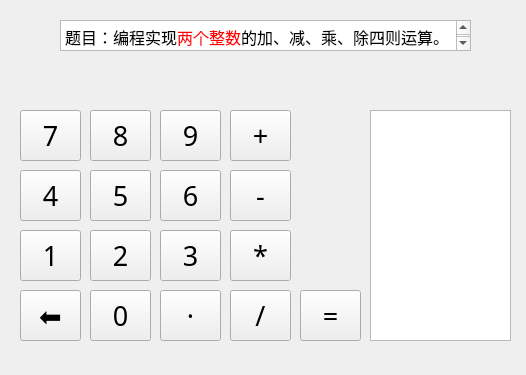
<?xml version="1.0" encoding="UTF-8"?>
<ui version="4.0">
 <class>G2_72</class>
 <widget class="QWidget" name="G2_72">
  <property name="geometry">
   <rect>
    <x>0</x>
    <y>0</y>
    <width>526</width>
    <height>375</height>
   </rect>
  </property>
  <property name="windowTitle">
   <string>G2_72</string>
  </property>
  <widget class="QPushButton" name="j7">
   <property name="geometry">
    <rect>
     <x>20</x>
     <y>110</y>
     <width>61</width>
     <height>51</height>
    </rect>
   </property>
   <property name="font">
    <font>
     <family>幼圆</family>
     <pointsize>20</pointsize>
    </font>
   </property>
   <property name="text">
    <string>7</string>
   </property>
  </widget>
  <widget class="QPushButton" name="j8">
   <property name="geometry">
    <rect>
     <x>90</x>
     <y>110</y>
     <width>61</width>
     <height>51</height>
    </rect>
   </property>
   <property name="font">
    <font>
     <family>幼圆</family>
     <pointsize>20</pointsize>
    </font>
   </property>
   <property name="text">
    <string>8</string>
   </property>
  </widget>
  <widget class="QPushButton" name="j9">
   <property name="geometry">
    <rect>
     <x>160</x>
     <y>110</y>
     <width>61</width>
     <height>51</height>
    </rect>
   </property>
   <property name="font">
    <font>
     <family>幼圆</family>
     <pointsize>20</pointsize>
    </font>
   </property>
   <property name="text">
    <string>9</string>
   </property>
  </widget>
  <widget class="QPushButton" name="j6">
   <property name="geometry">
    <rect>
     <x>160</x>
     <y>170</y>
     <width>61</width>
     <height>51</height>
    </rect>
   </property>
   <property name="font">
    <font>
     <family>幼圆</family>
     <pointsize>20</pointsize>
    </font>
   </property>
   <property name="text">
    <string>6</string>
   </property>
  </widget>
  <widget class="QPushButton" name="j4">
   <property name="geometry">
    <rect>
     <x>20</x>
     <y>170</y>
     <width>61</width>
     <height>51</height>
    </rect>
   </property>
   <property name="font">
    <font>
     <family>幼圆</family>
     <pointsize>20</pointsize>
    </font>
   </property>
   <property name="text">
    <string>4</string>
   </property>
  </widget>
  <widget class="QPushButton" name="j5">
   <property name="geometry">
    <rect>
     <x>90</x>
     <y>170</y>
     <width>61</width>
     <height>51</height>
    </rect>
   </property>
   <property name="font">
    <font>
     <family>幼圆</family>
     <pointsize>20</pointsize>
    </font>
   </property>
   <property name="text">
    <string>5</string>
   </property>
  </widget>
  <widget class="QPushButton" name="j3">
   <property name="geometry">
    <rect>
     <x>160</x>
     <y>230</y>
     <width>61</width>
     <height>51</height>
    </rect>
   </property>
   <property name="font">
    <font>
     <family>幼圆</family>
     <pointsize>20</pointsize>
    </font>
   </property>
   <property name="text">
    <string>3</string>
   </property>
  </widget>
  <widget class="QPushButton" name="j2">
   <property name="geometry">
    <rect>
     <x>90</x>
     <y>230</y>
     <width>61</width>
     <height>51</height>
    </rect>
   </property>
   <property name="font">
    <font>
     <family>幼圆</family>
     <pointsize>20</pointsize>
    </font>
   </property>
   <property name="text">
    <string>2</string>
   </property>
  </widget>
  <widget class="QPushButton" name="j1">
   <property name="geometry">
    <rect>
     <x>20</x>
     <y>230</y>
     <width>61</width>
     <height>51</height>
    </rect>
   </property>
   <property name="font">
    <font>
     <family>幼圆</family>
     <pointsize>20</pointsize>
    </font>
   </property>
   <property name="text">
    <string>1</string>
   </property>
  </widget>
  <widget class="QPushButton" name="cheng">
   <property name="geometry">
    <rect>
     <x>230</x>
     <y>230</y>
     <width>61</width>
     <height>51</height>
    </rect>
   </property>
   <property name="font">
    <font>
     <family>幼圆</family>
     <pointsize>20</pointsize>
    </font>
   </property>
   <property name="text">
    <string>*</string>
   </property>
  </widget>
  <widget class="QPushButton" name="jian">
   <property name="geometry">
    <rect>
     <x>230</x>
     <y>170</y>
     <width>61</width>
     <height>51</height>
    </rect>
   </property>
   <property name="font">
    <font>
     <family>幼圆</family>
     <pointsize>20</pointsize>
    </font>
   </property>
   <property name="text">
    <string>-</string>
   </property>
  </widget>
  <widget class="QPushButton" name="jia">
   <property name="geometry">
    <rect>
     <x>230</x>
     <y>110</y>
     <width>61</width>
     <height>51</height>
    </rect>
   </property>
   <property name="font">
    <font>
     <family>幼圆</family>
     <pointsize>20</pointsize>
    </font>
   </property>
   <property name="text">
    <string>+</string>
   </property>
  </widget>
  <widget class="QPushButton" name="j0">
   <property name="geometry">
    <rect>
     <x>90</x>
     <y>290</y>
     <width>61</width>
     <height>51</height>
    </rect>
   </property>
   <property name="font">
    <font>
     <family>幼圆</family>
     <pointsize>20</pointsize>
    </font>
   </property>
   <property name="text">
    <string>0</string>
   </property>
  </widget>
  <widget class="QPushButton" name="chu">
   <property name="geometry">
    <rect>
     <x>230</x>
     <y>290</y>
     <width>61</width>
     <height>51</height>
    </rect>
   </property>
   <property name="font">
    <font>
     <family>幼圆</family>
     <pointsize>20</pointsize>
    </font>
   </property>
   <property name="text">
    <string>/</string>
   </property>
  </widget>
  <widget class="QPushButton" name="jisuan">
   <property name="geometry">
    <rect>
     <x>300</x>
     <y>290</y>
     <width>61</width>
     <height>51</height>
    </rect>
   </property>
   <property name="font">
    <font>
     <family>幼圆</family>
     <pointsize>20</pointsize>
    </font>
   </property>
   <property name="text">
    <string>=</string>
   </property>
  </widget>
  <widget class="QPushButton" name="tuige">
   <property name="geometry">
    <rect>
     <x>20</x>
     <y>290</y>
     <width>61</width>
     <height>51</height>
    </rect>
   </property>
   <property name="font">
    <font>
     <family>幼圆</family>
     <pointsize>20</pointsize>
    </font>
   </property>
   <property name="text">
    <string>⬅</string>
   </property>
  </widget>
  <widget class="QListView" name="jxian">
   <property name="geometry">
    <rect>
     <x>370</x>
     <y>110</y>
     <width>141</width>
     <height>231</height>
    </rect>
   </property>
  </widget>
  <widget class="QLabel" name="gensui">
   <property name="geometry">
    <rect>
     <x>20</x>
     <y>60</y>
     <width>271</width>
     <height>41</height>
    </rect>
   </property>
   <property name="font">
    <font>
     <family>幼圆</family>
     <pointsize>20</pointsize>
    </font>
   </property>
   <property name="text">
    <string/>
   </property>
   <property name="alignment">
    <set>Qt::AlignCenter</set>
   </property>
  </widget>
  <widget class="QPushButton" name="j_d">
   <property name="geometry">
    <rect>
     <x>160</x>
     <y>290</y>
     <width>61</width>
     <height>51</height>
    </rect>
   </property>
   <property name="font">
    <font>
     <family>幼圆</family>
     <pointsize>20</pointsize>
    </font>
   </property>
   <property name="text">
    <string>·</string>
   </property>
  </widget>
  <widget class="QTextBrowser" name="textBrowser">
   <property name="geometry">
    <rect>
     <x>60</x>
     <y>20</y>
     <width>411</width>
     <height>31</height>
    </rect>
   </property>
   <property name="font">
    <font>
     <family>幼圆</family>
     <pointsize>20</pointsize>
    </font>
   </property>
   <property name="html">
    <string>&lt;!DOCTYPE HTML PUBLIC &quot;-//W3C//DTD HTML 4.0//EN&quot; &quot;http://www.w3.org/TR/REC-html40/strict.dtd&quot;&gt;
&lt;html&gt;&lt;head&gt;&lt;meta name=&quot;qrichtext&quot; content=&quot;1&quot; /&gt;&lt;meta charset=&quot;utf-8&quot; /&gt;&lt;style type=&quot;text/css&quot;&gt;
p, li { white-space: pre-wrap; }
&lt;/style&gt;&lt;/head&gt;&lt;body style=&quot; font-family:'幼圆'; font-size:20pt; font-weight:400; font-style:normal;&quot;&gt;
&lt;p style=&quot; margin-top:0px; margin-bottom:0px; margin-left:0px; margin-right:0px; -qt-block-indent:0; text-indent:0px;&quot;&gt;&lt;span style=&quot; font-size:12pt;&quot;&gt;题目：编程实现&lt;/span&gt;&lt;span style=&quot; font-size:12pt; color:#ff0000;&quot;&gt;两个整数&lt;/span&gt;&lt;span style=&quot; font-size:12pt;&quot;&gt;的加、减、乘、除四则运算。&lt;/span&gt;&lt;/p&gt;&lt;/body&gt;&lt;/html&gt;</string>
   </property>
  </widget>
 </widget>
 <layoutdefault spacing="6" margin="11"/>
 <resources/>
 <connections>
  <connection>
   <sender>tuige</sender>
   <signal>clicked()</signal>
   <receiver>G2_72</receiver>
   <slot>tui()</slot>
   <hints>
    <hint type="sourcelabel">
     <x>74</x>
     <y>319</y>
    </hint>
    <hint type="destinationlabel">
     <x>18</x>
     <y>322</y>
    </hint>
   </hints>
  </connection>
  <connection>
   <sender>j0</sender>
   <signal>clicked()</signal>
   <receiver>G2_72</receiver>
   <slot>jj0()</slot>
   <hints>
    <hint type="sourcelabel">
     <x>129</x>
     <y>312</y>
    </hint>
    <hint type="destinationlabel">
     <x>146</x>
     <y>359</y>
    </hint>
   </hints>
  </connection>
  <connection>
   <sender>j1</sender>
   <signal>clicked()</signal>
   <receiver>G2_72</receiver>
   <slot>jj1()</slot>
   <hints>
    <hint type="sourcelabel">
     <x>60</x>
     <y>254</y>
    </hint>
    <hint type="destinationlabel">
     <x>28</x>
     <y>254</y>
    </hint>
   </hints>
  </connection>
  <connection>
   <sender>j2</sender>
   <signal>clicked()</signal>
   <receiver>G2_72</receiver>
   <slot>jj2()</slot>
   <hints>
    <hint type="sourcelabel">
     <x>121</x>
     <y>249</y>
    </hint>
    <hint type="destinationlabel">
     <x>34</x>
     <y>231</y>
    </hint>
   </hints>
  </connection>
  <connection>
   <sender>j3</sender>
   <signal>clicked()</signal>
   <receiver>G2_72</receiver>
   <slot>jj3()</slot>
   <hints>
    <hint type="sourcelabel">
     <x>218</x>
     <y>245</y>
    </hint>
    <hint type="destinationlabel">
     <x>14</x>
     <y>275</y>
    </hint>
   </hints>
  </connection>
  <connection>
   <sender>j4</sender>
   <signal>clicked()</signal>
   <receiver>G2_72</receiver>
   <slot>jj4()</slot>
   <hints>
    <hint type="sourcelabel">
     <x>77</x>
     <y>199</y>
    </hint>
    <hint type="destinationlabel">
     <x>28</x>
     <y>191</y>
    </hint>
   </hints>
  </connection>
  <connection>
   <sender>j5</sender>
   <signal>clicked()</signal>
   <receiver>G2_72</receiver>
   <slot>jj5()</slot>
   <hints>
    <hint type="sourcelabel">
     <x>147</x>
     <y>205</y>
    </hint>
    <hint type="destinationlabel">
     <x>26</x>
     <y>176</y>
    </hint>
   </hints>
  </connection>
  <connection>
   <sender>j6</sender>
   <signal>clicked()</signal>
   <receiver>G2_72</receiver>
   <slot>jj6()</slot>
   <hints>
    <hint type="sourcelabel">
     <x>201</x>
     <y>198</y>
    </hint>
    <hint type="destinationlabel">
     <x>38</x>
     <y>184</y>
    </hint>
   </hints>
  </connection>
  <connection>
   <sender>j7</sender>
   <signal>clicked()</signal>
   <receiver>G2_72</receiver>
   <slot>jj7()</slot>
   <hints>
    <hint type="sourcelabel">
     <x>73</x>
     <y>131</y>
    </hint>
    <hint type="destinationlabel">
     <x>30</x>
     <y>129</y>
    </hint>
   </hints>
  </connection>
  <connection>
   <sender>j8</sender>
   <signal>clicked()</signal>
   <receiver>G2_72</receiver>
   <slot>jj8()</slot>
   <hints>
    <hint type="sourcelabel">
     <x>150</x>
     <y>135</y>
    </hint>
    <hint type="destinationlabel">
     <x>31</x>
     <y>103</y>
    </hint>
   </hints>
  </connection>
  <connection>
   <sender>j9</sender>
   <signal>clicked()</signal>
   <receiver>G2_72</receiver>
   <slot>jj9()</slot>
   <hints>
    <hint type="sourcelabel">
     <x>214</x>
     <y>133</y>
    </hint>
    <hint type="destinationlabel">
     <x>77</x>
     <y>85</y>
    </hint>
   </hints>
  </connection>
  <connection>
   <sender>jia</sender>
   <signal>clicked()</signal>
   <receiver>G2_72</receiver>
   <slot>j_jia()</slot>
   <hints>
    <hint type="sourcelabel">
     <x>282</x>
     <y>136</y>
    </hint>
    <hint type="destinationlabel">
     <x>259</x>
     <y>89</y>
    </hint>
   </hints>
  </connection>
  <connection>
   <sender>jian</sender>
   <signal>clicked()</signal>
   <receiver>G2_72</receiver>
   <slot>j_jian()</slot>
   <hints>
    <hint type="sourcelabel">
     <x>280</x>
     <y>187</y>
    </hint>
    <hint type="destinationlabel">
     <x>318</x>
     <y>83</y>
    </hint>
   </hints>
  </connection>
  <connection>
   <sender>cheng</sender>
   <signal>clicked()</signal>
   <receiver>G2_72</receiver>
   <slot>j_cheng()</slot>
   <hints>
    <hint type="sourcelabel">
     <x>264</x>
     <y>258</y>
    </hint>
    <hint type="destinationlabel">
     <x>384</x>
     <y>93</y>
    </hint>
   </hints>
  </connection>
  <connection>
   <sender>chu</sender>
   <signal>clicked()</signal>
   <receiver>G2_72</receiver>
   <slot>j_chu()</slot>
   <hints>
    <hint type="sourcelabel">
     <x>284</x>
     <y>306</y>
    </hint>
    <hint type="destinationlabel">
     <x>327</x>
     <y>351</y>
    </hint>
   </hints>
  </connection>
  <connection>
   <sender>jisuan</sender>
   <signal>clicked()</signal>
   <receiver>G2_72</receiver>
   <slot>suan()</slot>
   <hints>
    <hint type="sourcelabel">
     <x>332</x>
     <y>321</y>
    </hint>
    <hint type="destinationlabel">
     <x>419</x>
     <y>77</y>
    </hint>
   </hints>
  </connection>
  <connection>
   <sender>j_d</sender>
   <signal>clicked()</signal>
   <receiver>G2_72</receiver>
   <slot>jj_d()</slot>
   <hints>
    <hint type="sourcelabel">
     <x>213</x>
     <y>315</y>
    </hint>
    <hint type="destinationlabel">
     <x>213</x>
     <y>352</y>
    </hint>
   </hints>
  </connection>
 </connections>
 <slots>
  <slot>tui()</slot>
  <slot>jj0()</slot>
  <slot>jj1()</slot>
  <slot>jj2()</slot>
  <slot>jj3()</slot>
  <slot>jj4()</slot>
  <slot>jj5()</slot>
  <slot>jj6()</slot>
  <slot>jj7()</slot>
  <slot>jj8()</slot>
  <slot>jj9()</slot>
  <slot>j_jia()</slot>
  <slot>j_jian()</slot>
  <slot>j_cheng()</slot>
  <slot>j_chu()</slot>
  <slot>suan()</slot>
  <slot>jj_d()</slot>
  <slot>j_fang()</slot>
 </slots>
</ui>
